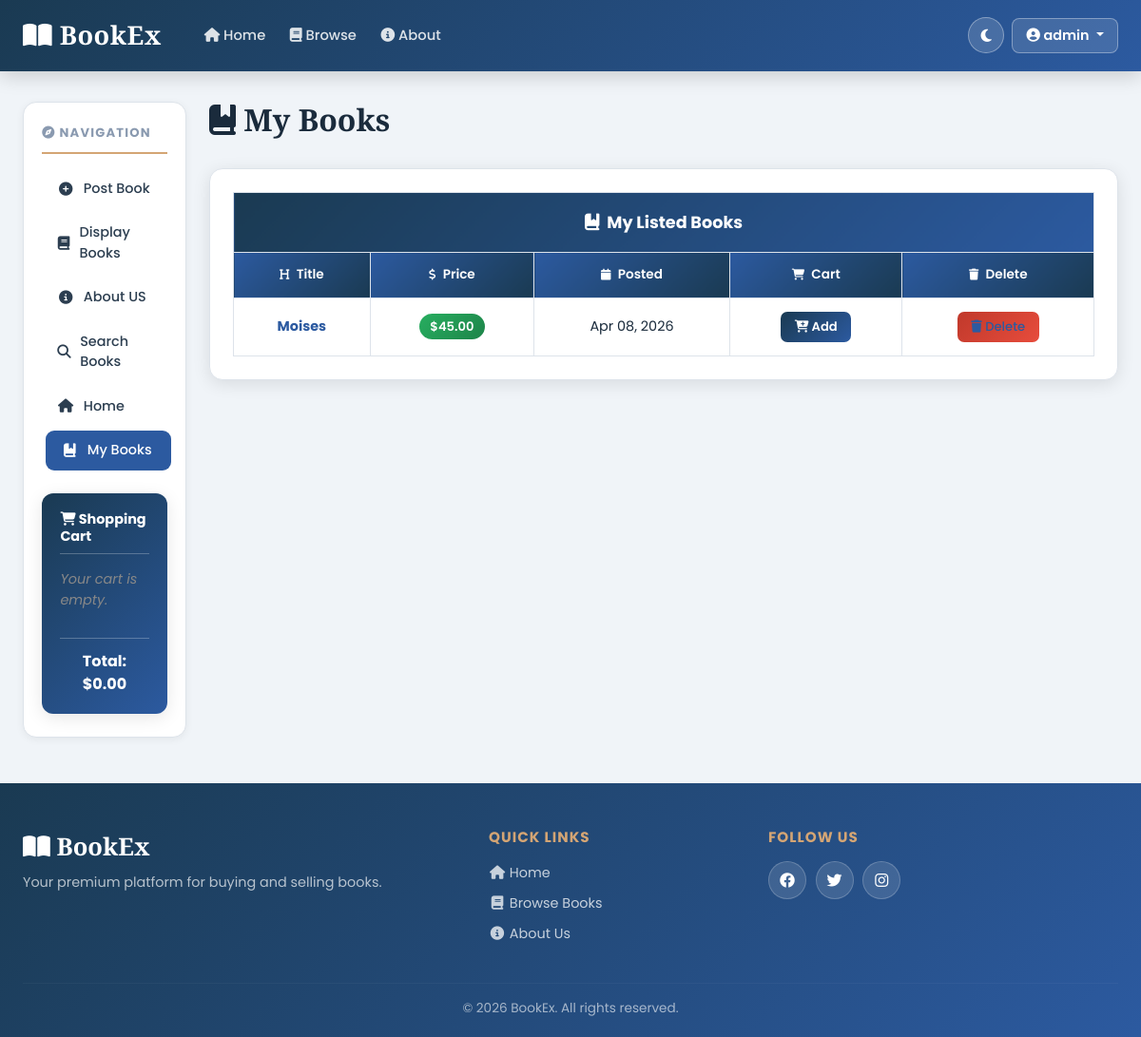
/mybooks (signed in), run on an earlier commit of the app's database.
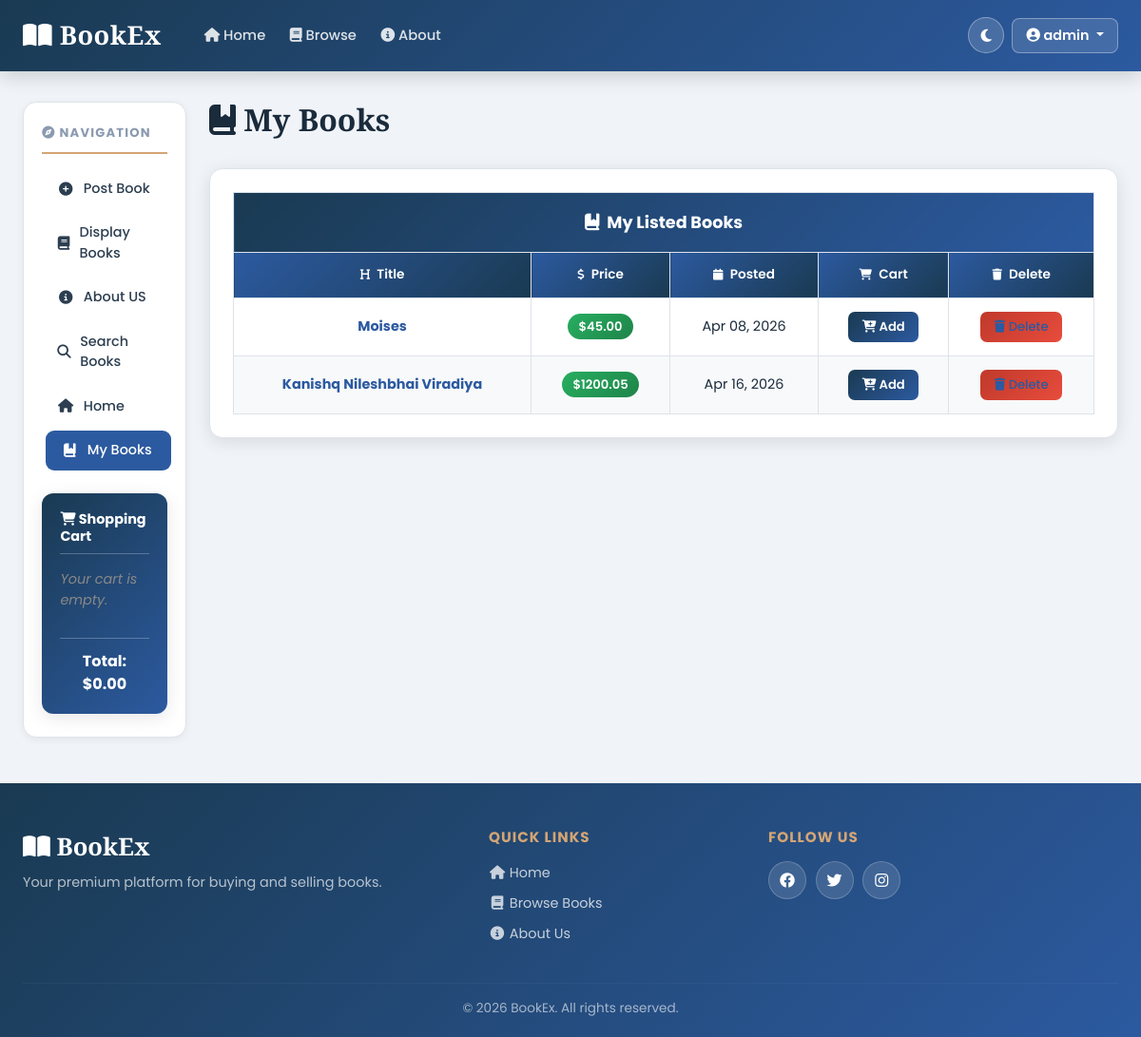
And on a later commit of the database.
### bookMng/models.py (models this page shows, shortened)
class MainMenu(models.Model):
    item = models.CharField(max_length=300, unique=True)
    link = models.CharField(max_length=300, unique=True)

class Book(models.Model):
    name = models.CharField(max_length=200)
    web = models.URLField(max_length=300)
    price = models.DecimalField(decimal_places=2, max_digits=8)
    publishdate = models.DateField(auto_now=True)
    picture = models.FileField(upload_to='bookEx/static/uploads')
    pic_path = models.CharField(max_length=300, editable=False, blank=True)
    username = models.ForeignKey(User, blank=True, null=True, on_delete=models.CASCADE)

### bookMng/views.py (the view)
# urls.py: path('mybooks', views.mybooks, name='mybooks'),
def mybooks(request):
    books = Book.objects.filter(username=request.user)
    for b in books:
        b.pic_path = b.picture.url[14:]
    return render(request,
                  'bookMng/mybooks.html',
                  {
                      'item_list': MainMenu.objects.all(),
                      'books': books
                  })

### bookEx/templates/bookMng/mybooks.html (shortened to what this page needs)
{% extends "base.html" %}
{% load static %}
{% block sidenav %}{% include "bookMng/_sidenav.html" %}{% endblock sidenav %}
{% block content %}
<h1><i class="fas fa-book-bookmark"></i> My Books</h1>
{% if books %}
<div class="table-container">
   <table class="professional-table">
      <thead>
         <tr class="table-title-row">
            <th colspan="{% if user.is_authenticated %}5{% else %}3{% endif %}">
               <i class="fas fa-book-bookmark me-2"></i>My Listed Books
            </th>
         </tr>
         <tr>
            <th> Title</th>
            <th> Price</th>
            <th> Posted</th>
            {% if user.is_authenticated %}
            <th> Cart</th>
            <th> Delete</th>
            {% endif %}
         </tr>
      </thead>
      <tbody>
         {% for book in books %}
         <tr>
            <td><a href="book_detail/{{ book.id }}"><strong>{{ book.name }}</strong></a></td>
            <td><span class="price-badge">${{ book.price }}</span></td>
            <td>{{ book.publishdate|date:"M d, Y" }}</td>
            {% if user.is_authenticated %}
            <td>
               <button class="btn-cart"
                  onclick="addToCart('{{ book.id }}', '{{ book.name|escapejs }}', '{{ book.price }}')">
                  <i class="fas fa-cart-plus"></i> Add
               </button>
            </td>
            <td>
               <a href="book_delete/{{ book.id }}" class="btn-delete"
                  onclick="return confirm('Delete \'{{ book.name|escapejs }}\'? This cannot be undone.')">
                  <i class="fas fa-trash"></i> Delete
               </a>
            </td>
            {% endif %}
         </tr>
         {% endfor %}
      </tbody>
   </table>
</div>
{% endif %}
{% endblock content %}

### bookEx/templates/bookMng/_sidenav.html
{% for item in item_list %}
<li class="nav-item">
    <a class="nav-link sidebar-link" href="{{ item.link }}">
        {% if item.link == "/" %}
        <i class="fas fa-home"></i>
        {% elif item.link == "/postbook" %}
        <i class="fas fa-plus-circle"></i>
        {% elif item.link == "/displaybooks" %}
        <i class="fas fa-book"></i>
        {% elif "aboutus" in item.link %}
        <i class="fas fa-info-circle"></i>
        {% elif "searchbooks" in item.link %}
        <i class="fas fa-search"></i>
        {% elif item.link == "/mybooks" %}
        <i class="fas fa-book-bookmark"></i>
        {% elif "inbox" in item.link %}
        <i class="fas fa-envelope"></i>
        {% else %}
        <i class="fas fa-link"></i>
        {% endif %}
        {{ item.item }}
    </a>
</li>
{% endfor %}

What changed in the data, as far as the page shows it:
added Book: name "Kanishq Nileshbhai Viradiya", price "1200.05", publishdate "Apr 16, 2026"
